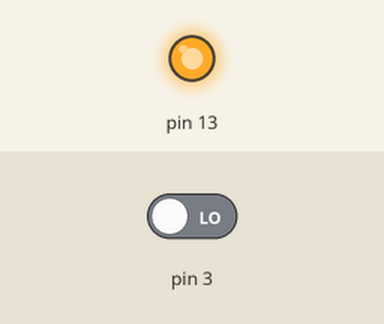
This sketch was run on a simulated Arduino Uno, built with avr-gcc and run on an emulated ATmega328P. Parts: output pins drawn as LEDs (lit = HIGH). The test bench sets the inputs (shaded band); at power-on: pin 3 LOW. What the sketch prints to the serial monitor is not drawn.

Above: at 1.2 s.
1.3 s: pin 3 driven HIGH
Timing chart, 0 to 4.3 s (numbered marks = the images above; inputs shaded):
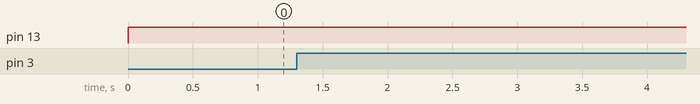

The sketch:

test6.ino
```cpp
volatile unsigned long count=0;
unsigned long prior_count=0;

void pulse(){
  count=count+1;
}
void setup() {
 pinMode(3, INPUT);
 pinMode(13, OUTPUT);
 attachInterrupt(digitalPinToInterrupt(3),pulse,RISING);
// NVIC_SET_PRIORIT(IRQ_PORTA,0);
  digitalWrite(13,LOW);
  Serial.begin(9600);
}
void loop() {
  unsigned long new_count=(count);
  if (new_count != prior_count){
    Serial.println((new_count%3000)/8.33);
    prior_count=new_count;
    delay(10);
  }
  if(count%750==0){
    digitalWrite(13,HIGH);
    delay(10);
}
}
```

Measured:
- after the input at 1.3 s, every drawn part: stays the same
